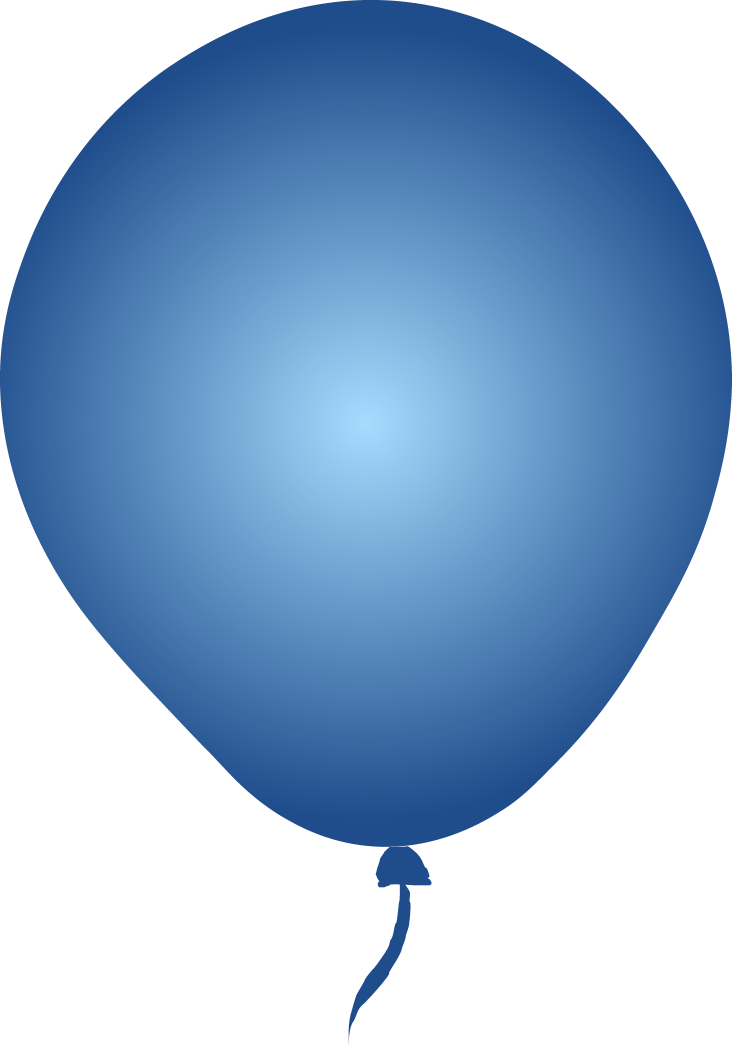
#> input picture Balloon/Blue_Balloon.png, 4391 x 6261 px (shown at 1/6 size)
$ python Image_Calibration.py
#> lines starting #> are read from the running program, lines starting #| are printed output that depends on the picture
### Resizing_img.py
import os
import cv2 as cv
import shutil

def resize(image,scale=0.05):
    resized_width = int(image.shape[1] * scale)
    resized_height = int(image.shape[0] * scale)
    return cv.resize(image, (resized_width, resized_height), interpolation=cv.INTER_AREA)
#loading the image of balloon
blue_balloon = cv.imread("Balloon/Blue_Balloon.png")
#> blue_balloon is the input picture: shape (6261, 4391, 3); mean B, G, R 208.5, 176.1, 146.5
red_balloon = cv.imread("Balloon/Red_Balloon.png")
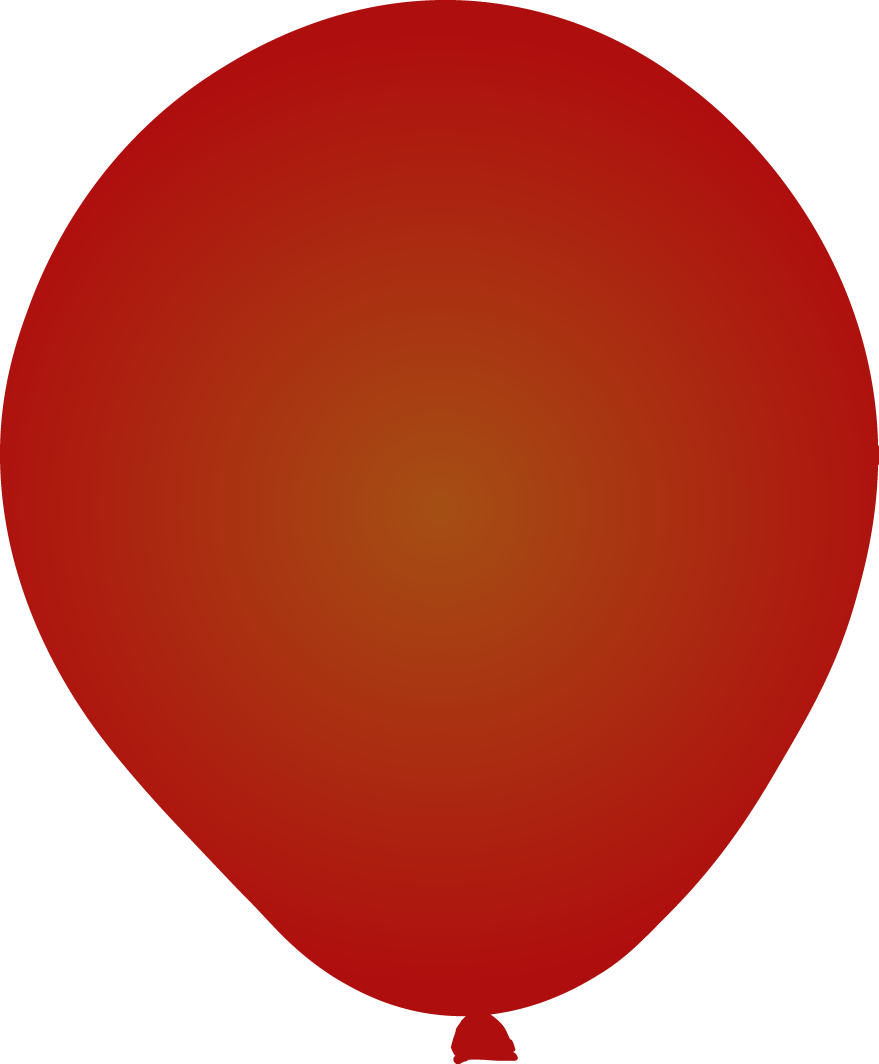
#> input picture Balloon/Red_Balloon.png, 4391 x 5316 px (shown at 1/5 size)
#> red_balloon is the input picture: shape (5316, 4391, 3); mean B, G, R 83.8, 98.5, 195.2
green_balloon = cv.imread("Balloon/Green_Balloon.png")
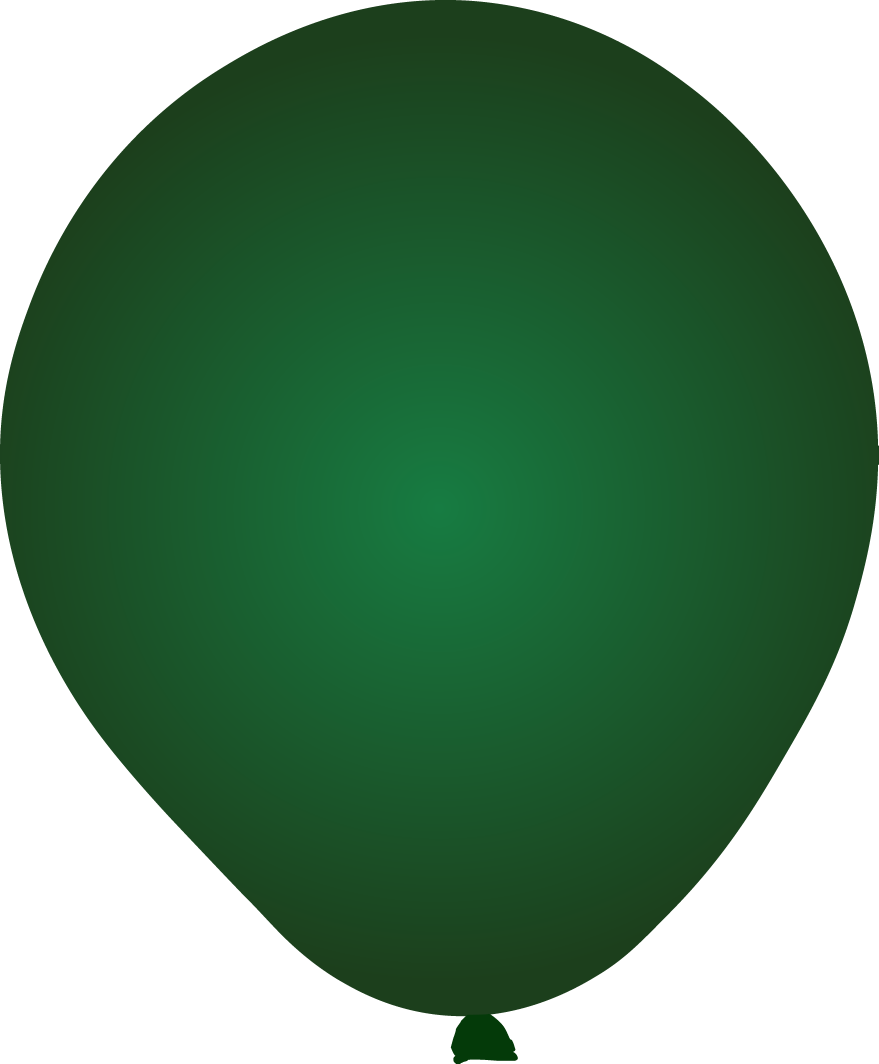
#> input picture Balloon/Green_Balloon.png, 4391 x 5316 px (shown at 1/5 size)
#> green_balloon is the input picture: shape (5316, 4391, 3); mean B, G, R 101.7, 132.6, 91
balloon_hit = cv.imread("Balloon/Balloonhit.png")
hit_balloon = cv.imread("Balloon/Hit_Balloon.png")
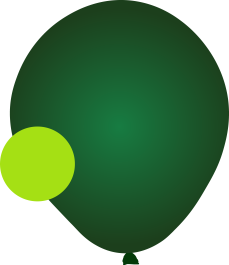
#> input picture Resized_Balloon/Hit_Balloon.png, 229 x 265 px, found by its file name
#> hit_balloon is the input picture: shape (265, 229, 3); mean B, G, R 102.1, 144.3, 103
mixed = cv.imread("Balloon/mixed.png")
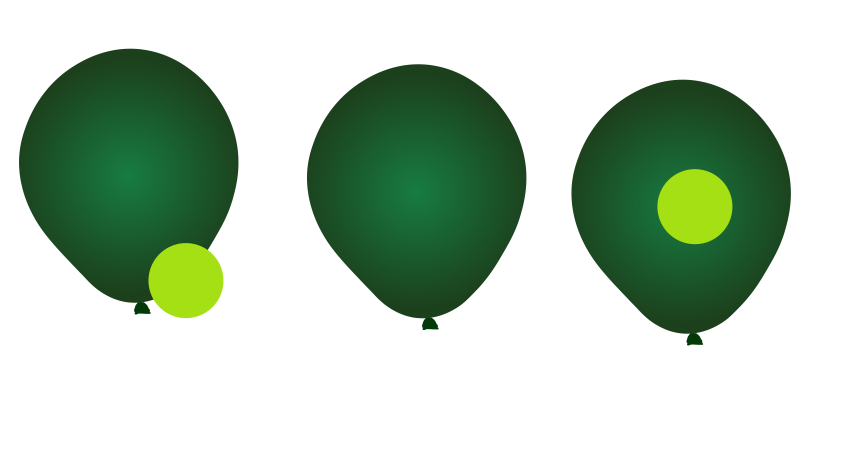
#> input picture Resized_Balloon/mixed.png, 853 x 450 px, found by its file name
#> mixed is the input picture: shape (450, 853, 3); mean B, G, R 183.1, 201.1, 182
hitballoon = cv.imread("Balloon/hitBalloon.png")
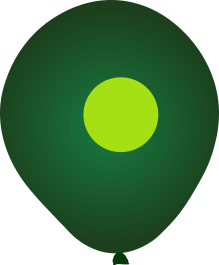
#> input picture Resized_Balloon/hitBalloon.png, 219 x 265 px, found by its file name
#> hitballoon is the input picture: shape (265, 219, 3); mean B, G, R 98.9, 141.3, 101.7
#building the path
path = "Resized_Balloon"
if os.path.exists(path):
    shutil.rmtree(path)
os.mkdir(path)
#resizing the image of balloon and saving it
cv.imwrite("Resized_Balloon/Blue_Balloon.png", resize(blue_balloon))
cv.imwrite("Resized_Balloon/Red_Balloon.png", resize(red_balloon))
#> call 2 of resize, with scale = 0.05
#> in resize (call 2), `return cv.resize(image, (resized_width, resized_height), interpolation..`:
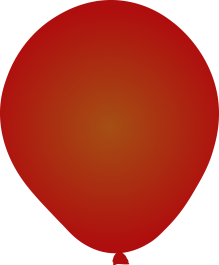
#> returned value: shape (265, 219, 3); mean of channels 0, 1, 2 83.8, 98.5, 195.2; drawn as B, G, R
cv.imwrite("Resized_Balloon/Green_Balloon.png", resize(green_balloon))
#> call 3 of resize, with scale = 0.05
#> in resize (call 3), `return cv.resize(image, (resized_width, resized_height), interpolation..`:
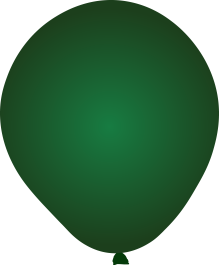
#> returned value: shape (265, 219, 3); mean of channels 0, 1, 2 101.7, 132.6, 91; drawn as B, G, R
cv.imwrite("Resized_Balloon/Balloon_hit.png", resize(balloon_hit))
cv.imwrite("Resized_Balloon/mixed.png", resize(mixed))
cv.imwrite("Resized_Balloon/Hit_Balloon.png", resize(hit_balloon))
cv.imwrite("Resized_Balloon/hitBalloon.png", resize(hitballoon))

### Image_Calibration.py
import cv2 as cv
import numpy as np
#> (the run stopped early here; a loop or call above may not have finished)
